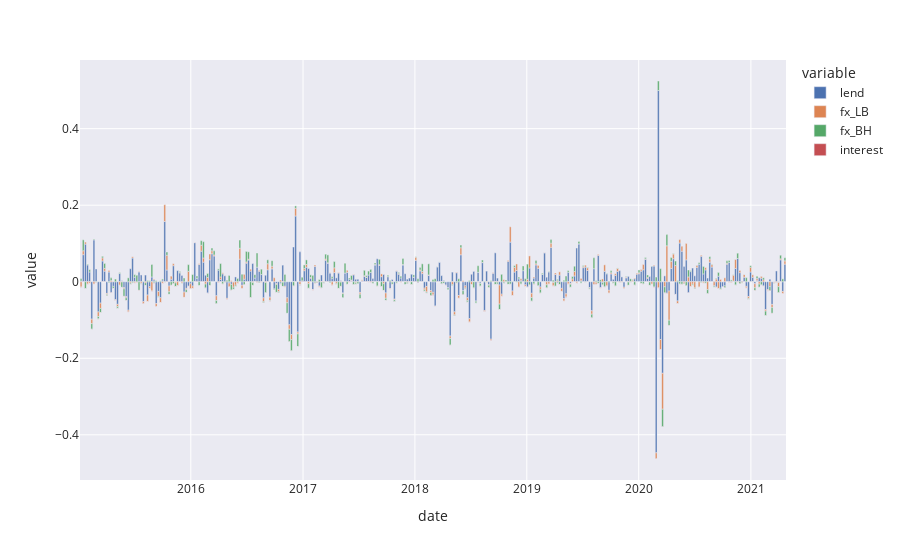

Notebook code cell kept with this figure:
### Code cell
(df_profit[["lend", "fx_LB", "fx_BH", "interest"]] / K_H0).plot(kind="bar", barmode="relative")

### Figure 1 — Plotly figure (JSON) as saved in the notebook; plotly's stock layout.template omitted (floating-point values rounded to 4 significant figures; data arrays with more than 128 entries replaced by an {"elided": "..."} marker saying what was removed)
{"data": [{"alignmentgroup": "True", "hovertemplate": "variable=lend<br>date=%{x}<br>value=%{y}<extra></extra>", "legendgroup": "lend", "marker": {"color": "rgb(76,114,176)"}, "name": "lend", "offsetgroup": "lend", "orientation": "v", "showlegend": true, "textposition": "auto", "type": "bar", "x": {"elided": "329 str values"}, "xaxis": "x", "y": {"elided": "329 float values"}, "yaxis": "y"}, {"alignmentgroup": "True", "hovertemplate": "variable=fx_LB<br>date=%{x}<br>value=%{y}<extra></extra>", "legendgroup": "fx_LB", "marker": {"color": "rgb(221,132,82)"}, "name": "fx_LB", "offsetgroup": "fx_LB", "orientation": "v", "showlegend": true, "textposition": "auto", "type": "bar", "x": {"elided": "329 str values"}, "xaxis": "x", "y": {"elided": "329 float values"}, "yaxis": "y"}, {"alignmentgroup": "True", "hovertemplate": "variable=fx_BH<br>date=%{x}<br>value=%{y}<extra></extra>", "legendgroup": "fx_BH", "marker": {"color": "rgb(85,168,104)"}, "name": "fx_BH", "offsetgroup": "fx_BH", "orientation": "v", "showlegend": true, "textposition": "auto", "type": "bar", "x": {"elided": "329 str values"}, "xaxis": "x", "y": {"elided": "329 float values"}, "yaxis": "y"}, {"alignmentgroup": "True", "hovertemplate": "variable=interest<br>date=%{x}<br>value=%{y}<extra></extra>", "legendgroup": "interest", "marker": {"color": "rgb(196,78,82)"}, "name": "interest", "offsetgroup": "interest", "orientation": "v", "showlegend": true, "textposition": "auto", "type": "bar", "x": {"elided": "329 str values"}, "xaxis": "x", "y": {"elided": "329 float values"}, "yaxis": "y"}], "layout": {"barmode": "relative", "legend": {"title": {"text": "variable"}, "tracegroupgap": 0}, "margin": {"t": 60}, "xaxis": {"anchor": "y", "domain": [0, 1], "title": {"text": "date"}}, "yaxis": {"anchor": "x", "domain": [0, 1], "title": {"text": "value"}}}}
